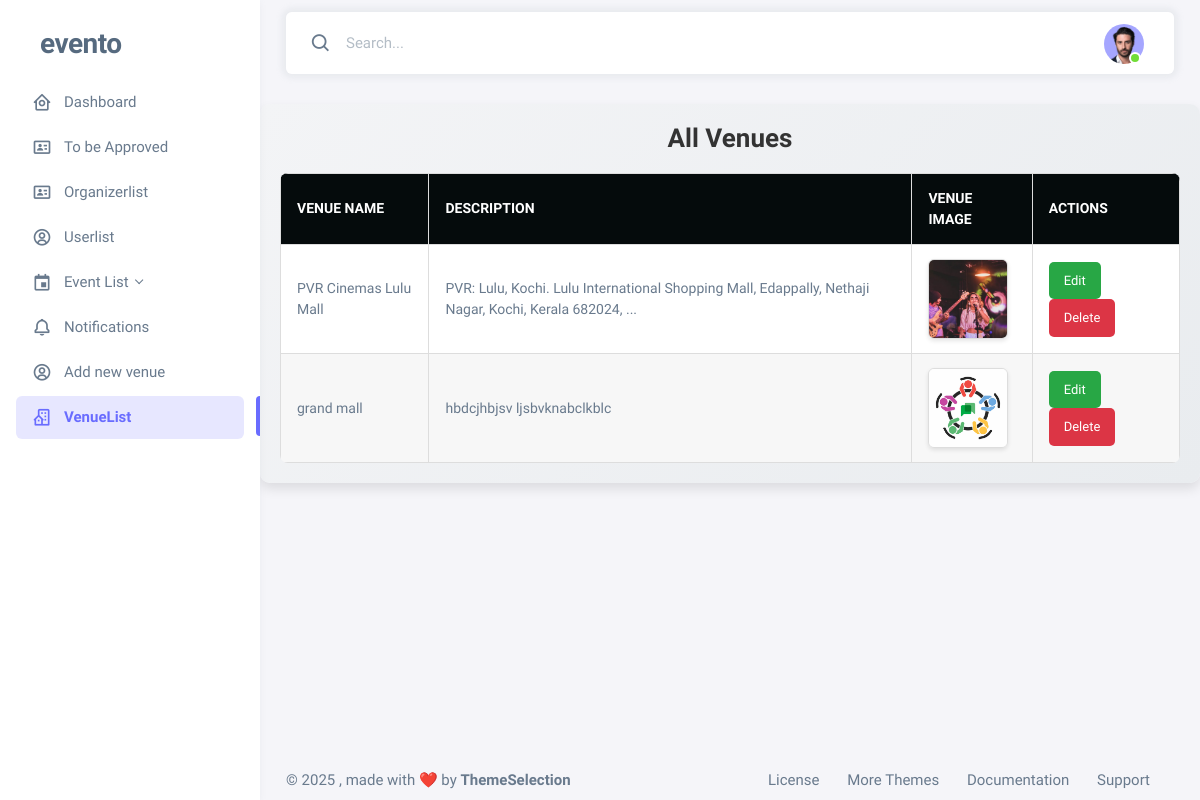
/siteadmin/view_venue/, run on the app's committed database.
### adminpanel/models.py (models this page shows, shortened)
class Venue(models.Model):
    name = models.CharField(max_length=255)
    description = models.TextField()
    venue_image = models.ImageField(upload_to='venue_images/')

### adminpanel/views.py (the view)
# urls.py: path('view_venue/', view_venue, name='view_venue'),
def view_venue(request):
    venues = Venue.objects.all()
    return render(request, 'adminpanel/view_venue.html', {'venues': venues})

### adminpanel/templates/adminpanel/view_venue.html (shortened to what this page needs)
{% extends 'adminpanel/admin_base.html' %}
{% load static %}
{% block content %}
<div class="venues-container">
    <h2 class="page-title">All Venues</h2>
    {% if venues %}
        <table class="venues-table">
            <thead>
                <tr>
                    <th>Venue Name</th>
                    <th>Description</th>
                    <th>Venue Image</th>
                    <th>Actions</th>
                </tr>
            </thead>
            <tbody>
                {% for venue in venues %}
                    <tr>
                        <td>{{ venue.name }}</td>
                        <td class="description-cell">
                            {{ venue.description|slice:":100" }}{% if venue.description|length > 100 %}...{% endif %}
                        </td>
                        <td>
                            {% if venue.venue_image %}
                                <img src="{{ venue.venue_image.url }}" alt="Venue Image" class="venue-image">
                            {% else %}
                                <span class="no-image">No Image</span>
                            {% endif %}
                        </td>
                        <td class="action-cell">
                            <a href="{% url 'edit_venue' venue.id %}" class="btn btn-edit">Edit</a>
                            <a href="{% url 'delete_venue' venue.id %}" class="btn btn-delete" onclick="return confirm('Are you sure you want to delete this venue?')">Delete</a>
                        </td>
                    </tr>
                {% endfor %}
            </tbody>
        </table>
    {% else %}
        <p class="no-venues">No venues available. <a href="{% url 'add_venue' %}">Add a new venue</a>.</p>
    {% endif %}
</div>
{% endblock %}

### adminpanel/templates/adminpanel/view_venue.html (style rules this page uses)
.venues-container { max-width: 1000px; margin: 30px auto; padding: 20px; background: linear-gradient(135deg, #f3f4f6, #e9ecef); border-radius: 10px; box-shadow: 0 6px 12px rgba(0, 0, 0, 0.1); }
.page-title { font-size: 26px; font-weight: 700; color: #333; text-align: center; margin-bottom: 20px; }
.venues-table { width: 100%; border-collapse: collapse; overflow: hidden; border-radius: 8px; }
.venues-table thead tr { background-color: #050b0c; color: white; }
.venues-table th, .venues-table td { padding: 14px 16px; text-align: left; border: 1px solid #ddd; font-size: 14px; }
.venues-table th { text-transform: uppercase; font-weight: 600; }
.venues-table tbody tr { background-color: white; transition: transform 0.2s ease, box-shadow 0.2s ease; }
.venues-table tbody tr:nth-child(even) { background-color: #f7f7f7; }
.venue-image { width: 80px; height: 80px; object-fit: cover; border-radius: 6px; border: 1px solid #ddd; box-shadow: 0 2px 4px rgba(0, 0, 0, 0.1); }
.btn { display: inline-block; padding: 8px 14px; margin-right: 6px; text-decoration: none; border-radius: 5px; font-size: 13px; font-weight: 500; transition: background-color 0.3s ease, transform 0.2s ease; }
.btn-edit { background-color: #28a745; color: white; }
.btn-delete { background-color: #dc3545; color: white; }

### data on the page
Venue: name "PVR Cinemas Lulu Mall", description "PVR: Lulu, Kochi. Lulu International Shopping Mall, Edappally, Nethaji Nagar, Kochi, Kerala 682024,", venue_image (picture)
Venue: name "grand mall", description "hbdcjhbjsv ljsbvknabclkblc", venue_image (picture)
